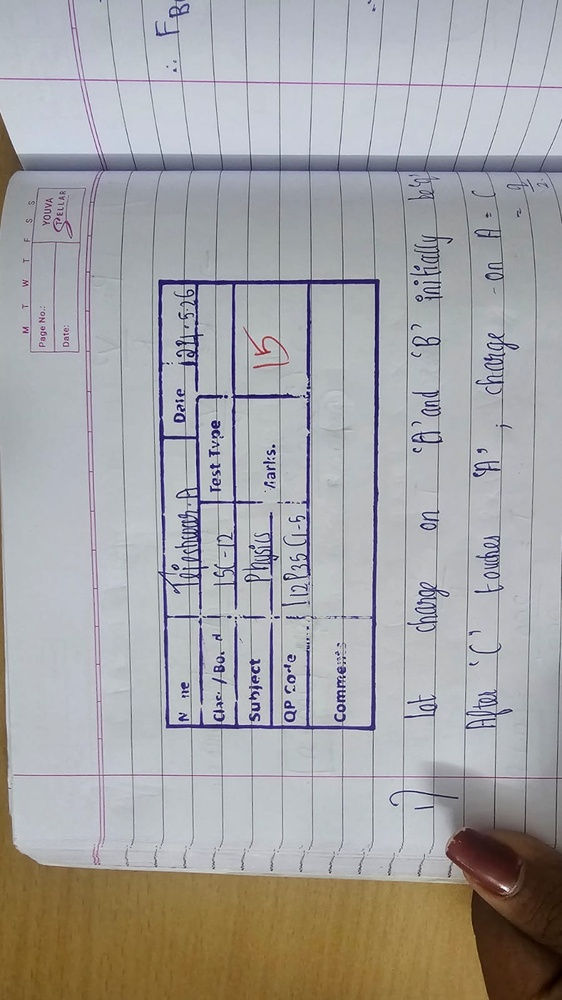
#> input picture dataset/images/train/PHOTO-2026-07-24-12-34-18 3.jpg, 562 x 1000 px, shrunk from 900 x 1600 before the run
$ python -i image_processor.py   (imports and definitions only)
#> lines starting #> are read from the running program, lines starting #| are printed output that depends on the picture; after the words box and inside, x2 and y2 are one past the last pixel; in counts of white or black regions, pixels touching at a corner belong together
import cv2
from pathlib import Path

BASE_DIR = Path(__file__).resolve().parent.parent.parent
PROCESSED_DIR = BASE_DIR / "processed"
# [1 line not run here, left out]


def process_image(image_path: str):

    # Read image
    image = cv2.imread(image_path)
#> image is the input picture: shape (1000, 562, 3); mean B, G, R 164.7, 164.1, 165.6

    if image is None:
        raise Exception("Unable to read image")

    # Convert to Grayscale
    gray = cv2.cvtColor(image, cv2.COLOR_BGR2GRAY)
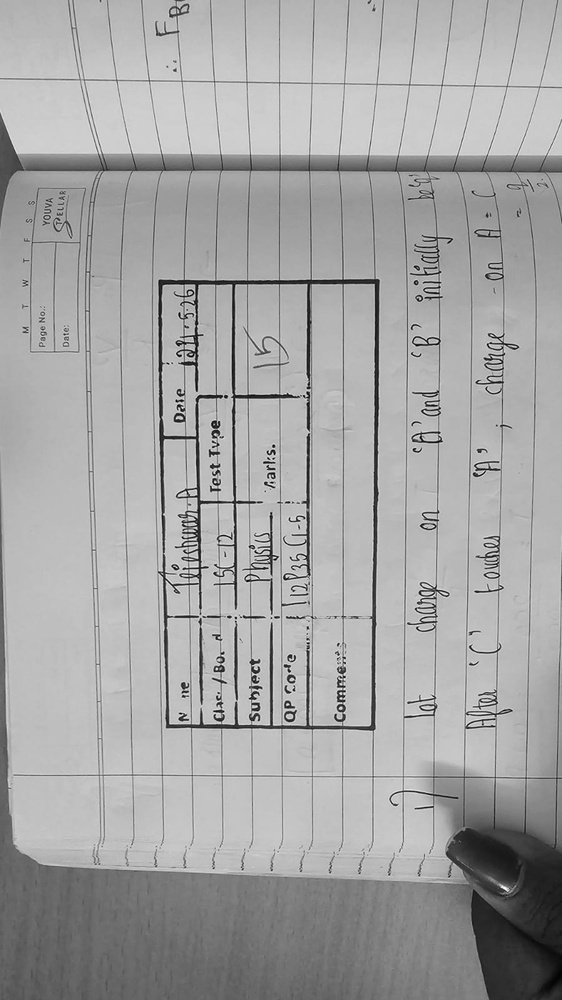
#> gray: shape (1000, 562); min 1, max 252, mean 164.6

    # Remove Noise
    denoised = cv2.GaussianBlur(gray, (5, 5), 0)

    # Adaptive Threshold
    threshold = cv2.adaptiveThreshold(
        denoised,
        255,
        cv2.ADAPTIVE_THRESH_GAUSSIAN_C,
        cv2.THRESH_BINARY,
        11,
        2
    )
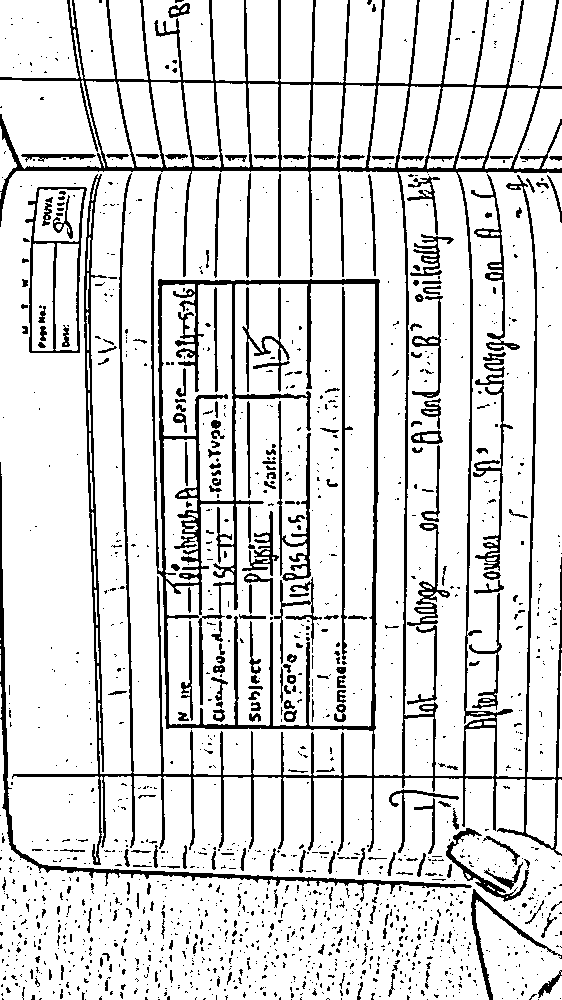
#> threshold: shape (1000, 562); 85.8% white; 1540 black regions (1296 under 20 px), largest, box (x1, y1, x2, y2) and area: (0, 0, 562, 865) 41874, (0, 462, 472, 902) 3401, (25, 187, 87, 353) 1540

    # Save processed image
    output_path = PROCESSED_DIR / Path(image_path).name

    cv2.imwrite(str(output_path), threshold)

    return str(output_path)

>>> result = process_image('../../../dataset/images/train/PHOTO-2026-07-24-12-34-18 3.jpg')

$ run again, on dataset/images/train/PHOTO-2026-07-24-12-34-18 4.jpg
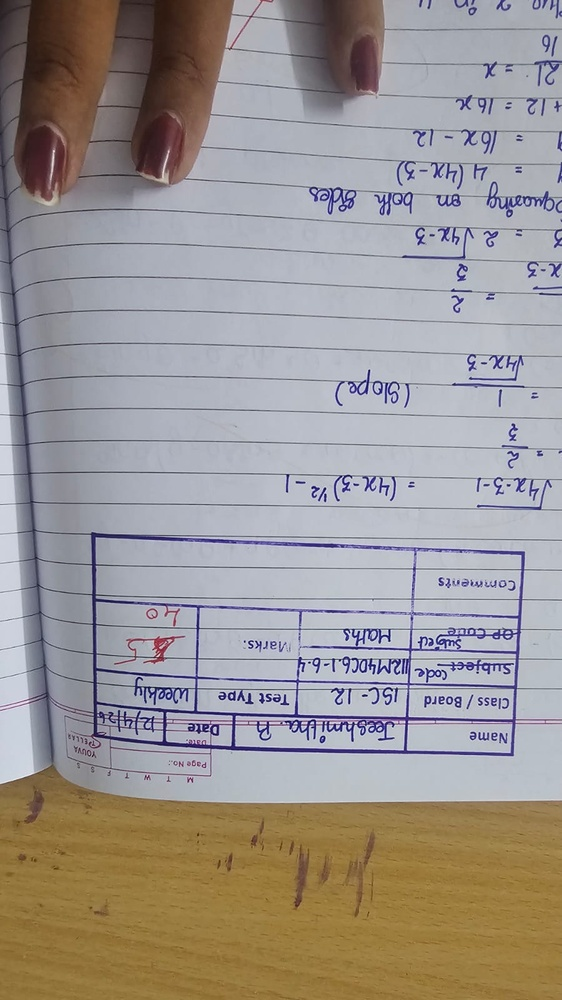
#> input picture dataset/images/train/PHOTO-2026-07-24-12-34-18 4.jpg, 562 x 1000 px, shrunk from 900 x 1600 before the run
#> in process_image, image is the input picture: shape (1000, 562, 3); mean B, G, R 147.6, 150.3, 156.4
#> in process_image, `gray = cv2.cvtColor(image, cv2.COLOR_BGR2GRAY)`:
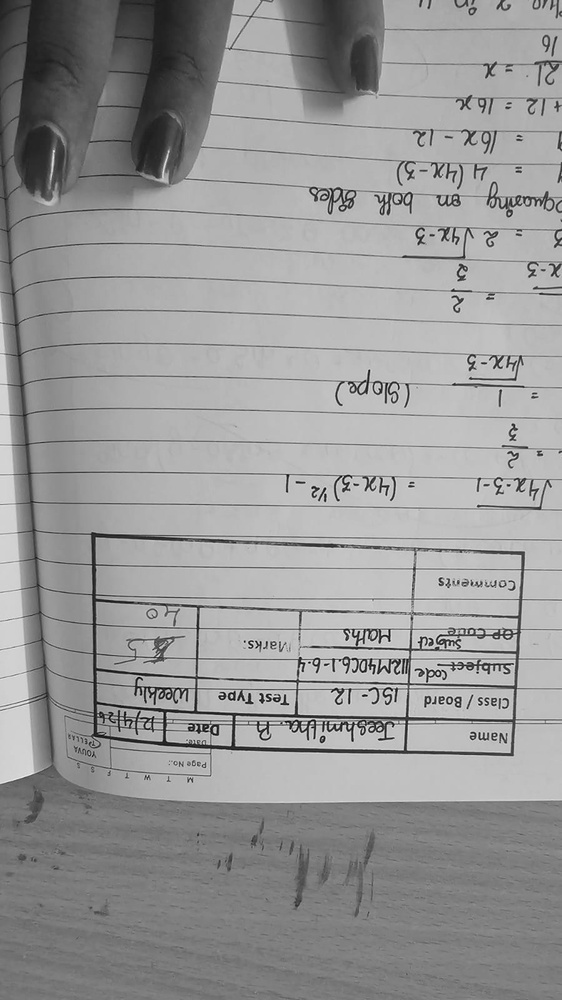
#> gray: shape (1000, 562); min 3, max 244, mean 151.9
#> in process_image, `threshold = cv2.adaptiveThreshold( denoised, 255, cv2.ADAPTIVE_THRESH_..`:
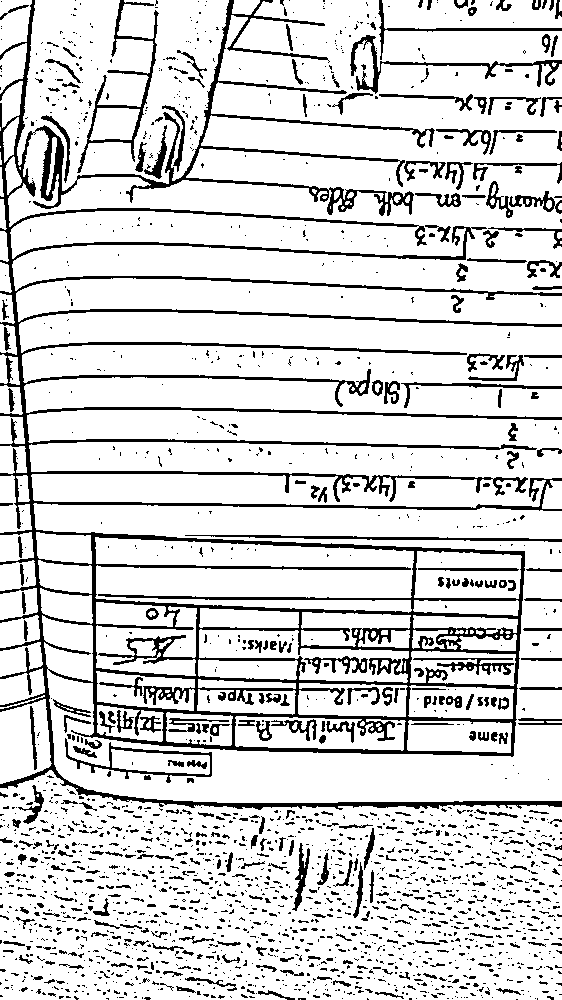
#> threshold: shape (1000, 562); 84.2% white; 2070 black regions (1718 under 20 px), largest, box (x1, y1, x2, y2) and area: (0, 0, 562, 810) 48489, (77, 0, 159, 173) 1498, (350, 35, 562, 94) 1399

$ run again, on dataset/images/train/PHOTO-2026-07-24-12-34-19 2.jpg
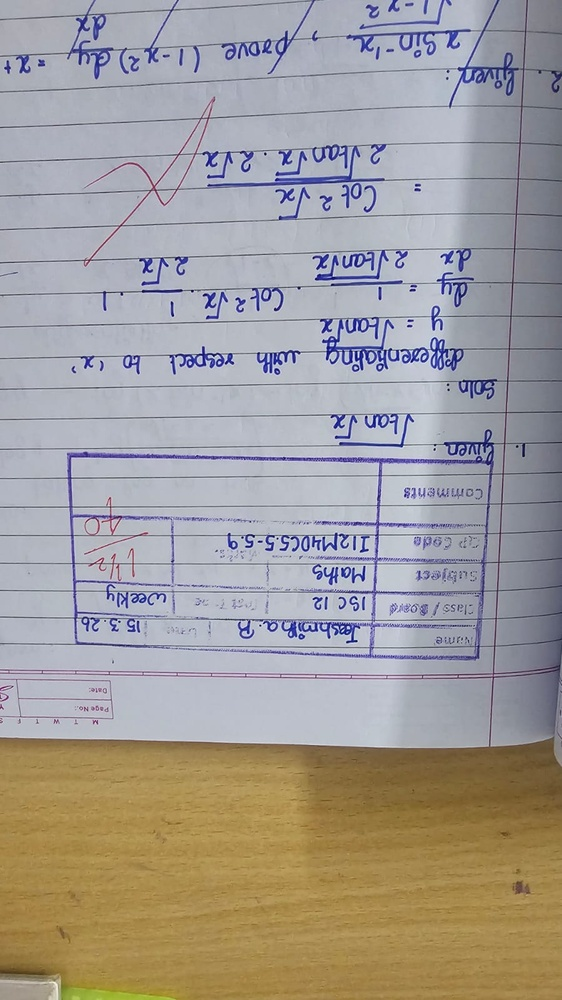
#> input picture dataset/images/train/PHOTO-2026-07-24-12-34-19 2.jpg, 562 x 1000 px, shrunk from 900 x 1600 before the run
#> in process_image, image is the input picture: shape (1000, 562, 3); mean B, G, R 153.5, 156.7, 161.7
#> in process_image, `gray = cv2.cvtColor(image, cv2.COLOR_BGR2GRAY)`:
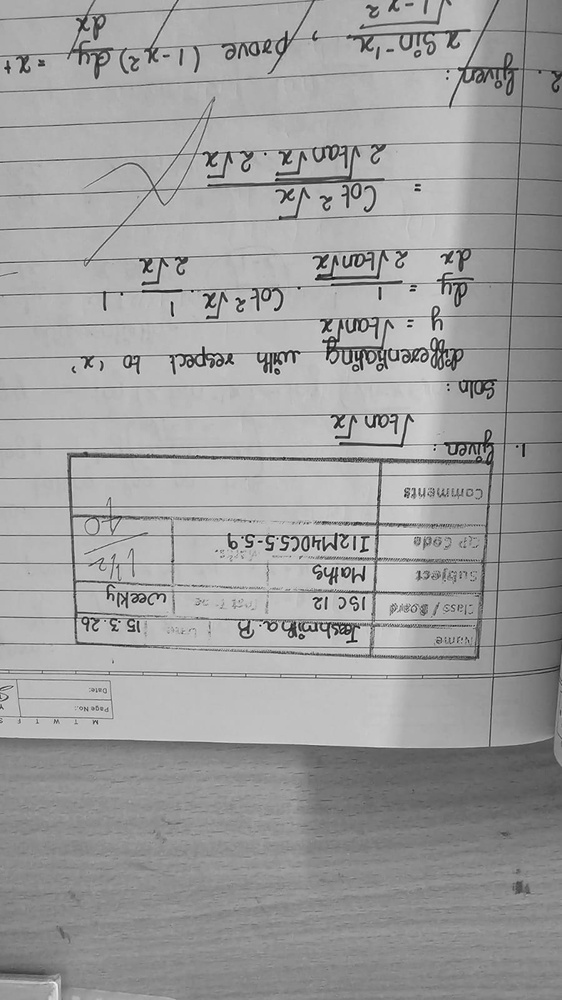
#> gray: shape (1000, 562); min 2, max 242, mean 157.9
#> in process_image, `threshold = cv2.adaptiveThreshold( denoised, 255, cv2.ADAPTIVE_THRESH_..`:
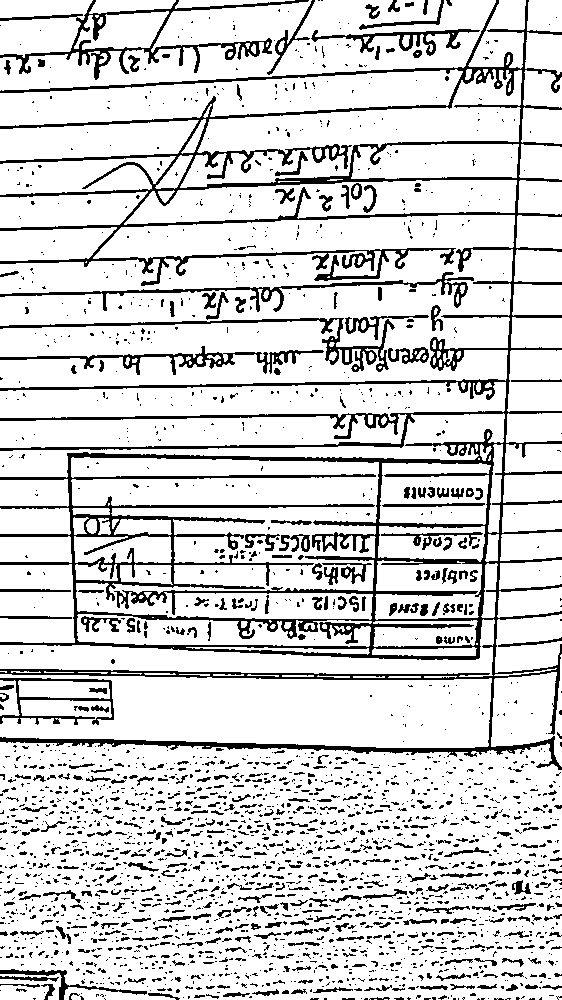
#> threshold: shape (1000, 562); 83.5% white; 2436 black regions (1998 under 20 px), largest, box (x1, y1, x2, y2) and area: (0, 0, 562, 770) 47397, (0, 0, 309, 80) 3249, (0, 318, 395, 372) 2017

$ run again, on dataset/images/train/PHOTO-2026-07-24-12-34-19 3.jpg
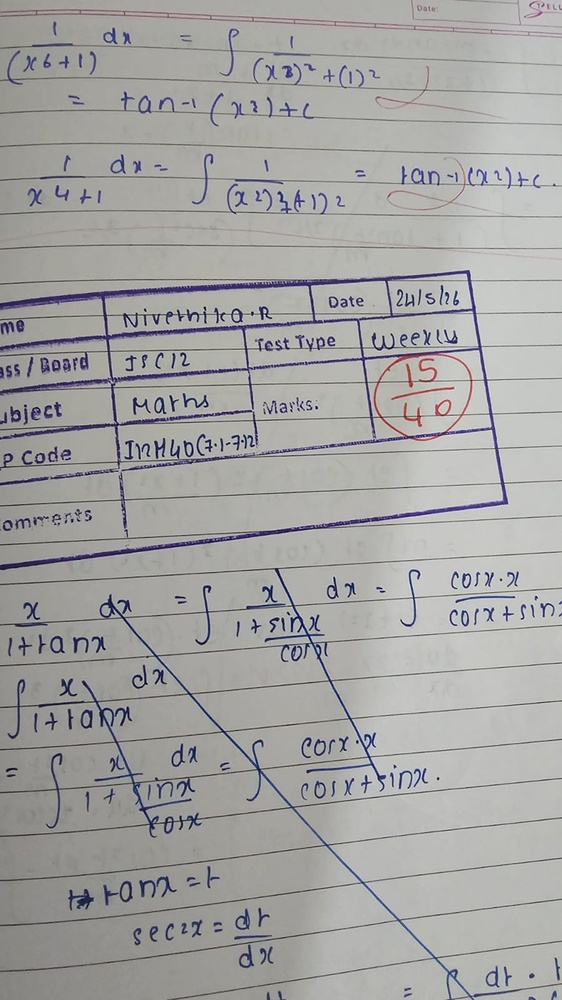
#> input picture dataset/images/train/PHOTO-2026-07-24-12-34-19 3.jpg, 562 x 1000 px, shrunk from 900 x 1600 before the run
#> in process_image, image is the input picture: shape (1000, 562, 3); mean B, G, R 163.1, 164.1, 164.7
#> in process_image, `gray = cv2.cvtColor(image, cv2.COLOR_BGR2GRAY)`:
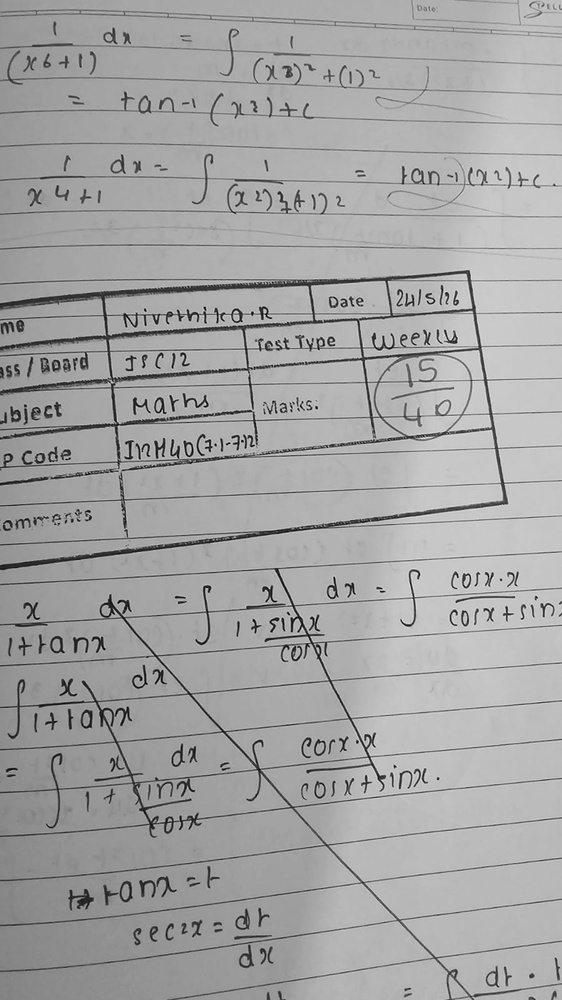
#> gray: shape (1000, 562); min 0, max 237, mean 164.2
#> in process_image, `threshold = cv2.adaptiveThreshold( denoised, 255, cv2.ADAPTIVE_THRESH_..`:
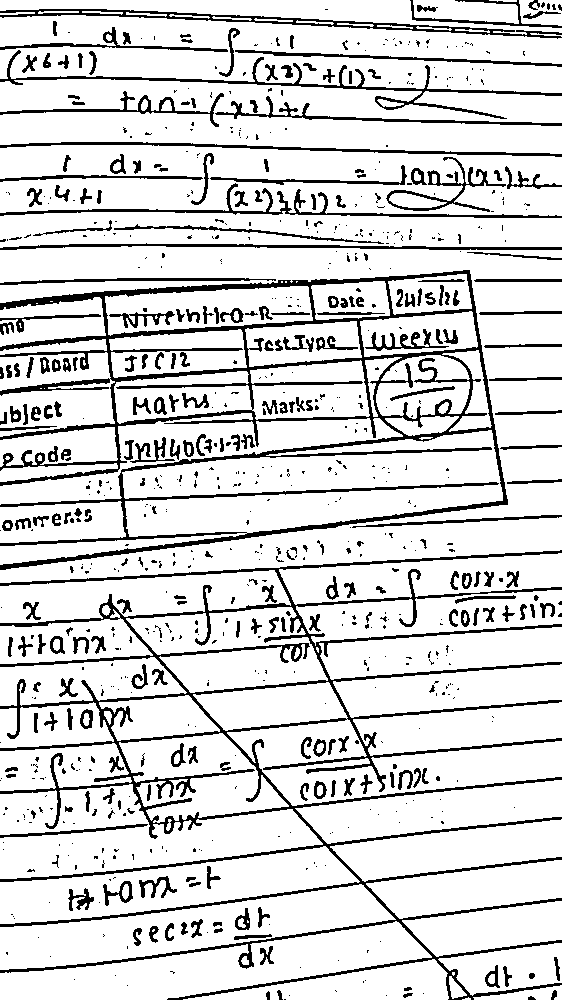
#> threshold: shape (1000, 562); 84.5% white; 788 black regions (513 under 20 px), largest, box (x1, y1, x2, y2) and area: (0, 550, 562, 1000) 23192, (0, 270, 508, 570) 20343, (0, 9, 562, 39) 2527
